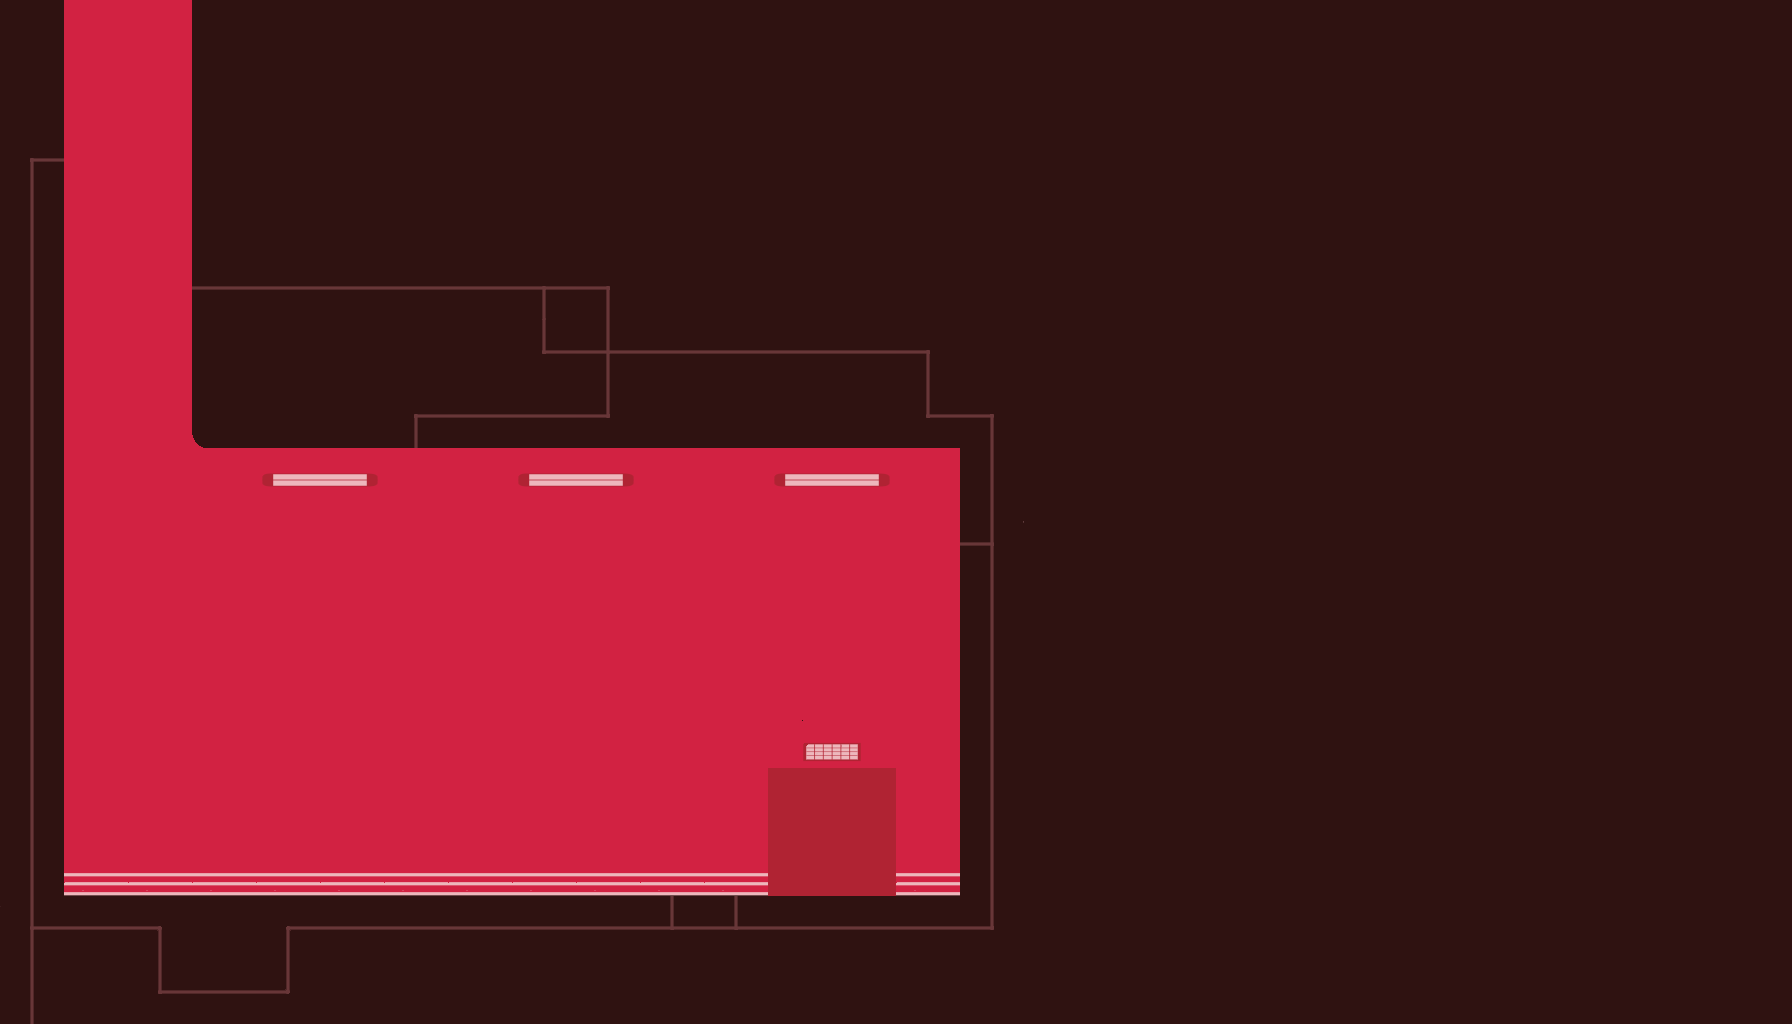

This game map was drawn from its Tiled (.tmx) file and the tilesets committed beside it. A one-line description and the trimmed map source follow:
An orthogonal 28x16 tile map with 64x64 px tiles, 6 tile layers (Capa de patrones 1, rojo, negro, lineas, ...).

<map version="1.0" orientation="orthogonal" width="28" height="16" tilewidth="64" tileheight="64">
 <tileset firstgid="1" name="tiles01" tilewidth="64" tileheight="64">
  <image source="tiles01.png" width="1024" height="256" />
 </tileset>
 <layer name="Capa de patrones 1" width="28" height="16">
  <data>[448 cells, 0 non-empty, 0 distinct tile ids]</data>
 </layer>
 <layer name="rojo" width="28" height="16">
  <data>[448 cells, 448 non-empty, 1 distinct tile ids]</data>
 </layer>
 <layer name="negro" width="28" height="16">
  <data>[448 cells, 336 non-empty, 2 distinct tile ids]</data>
 </layer>
 <layer name="lineas" width="28" height="16">
  <data>[448 cells, 58 non-empty, 10 distinct tile ids]</data>
 </layer>
 <layer name="puerta1" width="28" height="16">
  <data>[448 cells, 18 non-empty, 4 distinct tile ids]</data>
 </layer>
 <layer name="luces" width="28" height="16">
  <data>[448 cells, 6 non-empty, 2 distinct tile ids]</data>
 </layer>
</map>
